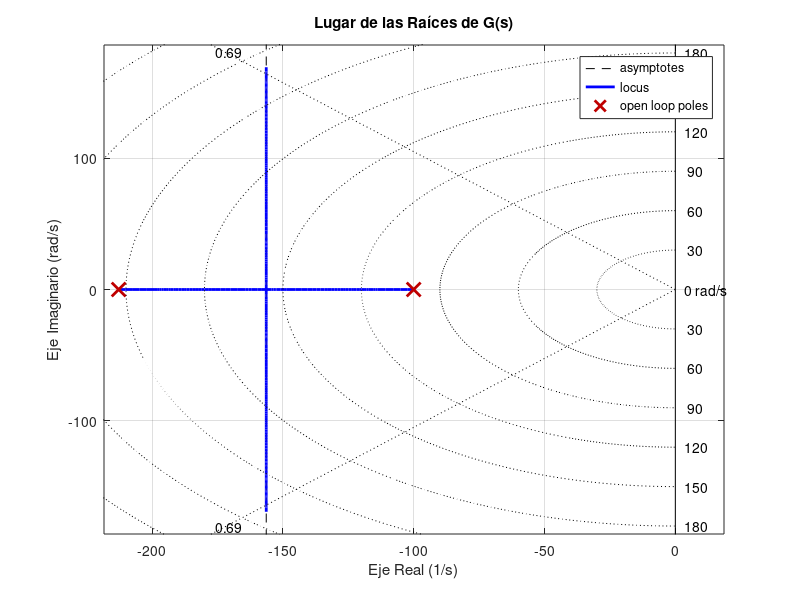

MATLAB code for this plot: (Note: this script raises an error after producing the figure.)
%% Trabajo de Laboratorio Integrador - Sistemas de Control
% TP de Laboratorio 2: Desarrollo de Controladores (P y PI)
clear; clc; close all;

%% Rutas
script_dir = fileparts(mfilename('fullpath'));
if isempty(script_dir)
    script_dir = pwd;
end
fig_dir = fullfile(script_dir, 'figuras');
if ~exist(fig_dir, 'dir')
    mkdir(fig_dir);
end

%% =========================================================================
%% PRIMERA PARTE: CONTROL PROPORCIONAL
%% =========================================================================

%% Parámetros de la planta (Figura 1)
R1 = 100e3;          % 100 kOhm
C1 = 0.1e-6;         % 0.1 uF
tau1 = R1 * C1;      % 0.01 s

R2 = 47e3;           % 47 kOhm
C2 = 0.1e-6;         % 0.1 uF
tau2 = R2 * C2;      % 0.0047 s

s = tf('s');
G = 1 / ((tau1 * s + 1) * (tau2 * s + 1));

disp('=== Función de transferencia de la planta G(s) (sin ganancia kp) ===');
G

%% Punto 1: Lugar de las Raíces para ajuste de kp
% Graficamos el LGR de G(s) con la cota de amortiguamiento xi = 0.69 (PO <= 5%)
figure('Name', 'Lugar de las Raíces - Planta G(s)');
rlocus(G);
sgrid(0.69, []);
title('Lugar de las Raíces de G(s)');
xlabel('Eje Real (1/s)');
ylabel('Eje Imaginario (rad/s)');
grid on;

%% Punto 2: Verificación de la respuesta al escalón en lazo cerrado
kp = 1.41;
T = feedback(kp * G, 1);

info  = stepinfo(T);
y_inf = dcgain(T);
ess   = 1 - y_inf;

fprintf('\n=== PUNTO 2: MÉTRICAS DE LA RESPUESTA AL ESCALÓN (kp = %.2f) ===\n', kp);
fprintf('Sobrepaso (PO):                 %.2f %%  (Especificación: <= 5 %%)\n', info.Overshoot);
fprintf('Tiempo de establecimiento (Ts): %.4f s (%.2f ms)  (Especificación: <= 0.10 s)\n', info.SettlingTime, info.SettlingTime*1e3);
fprintf('Tiempo de pico (Tp):            %.4f s (%.2f ms)\n', info.PeakTime, info.PeakTime*1e3);
fprintf('Valor en estado estacionario:   %.4f V\n', y_inf);
fprintf('Error estacionario (ess):       %.4f (%.2f %%)  (Especificación: = 0)\n', ess, ess*100);

% Gráfico de la respuesta al escalón
fig2 = figure('Name', 'Punto 2: Respuesta al escalón (kp = 1.4)');
step(T);
grid on;
title(sprintf('Respuesta al escalón en lazo cerrado (k_p = %.2f)', kp));
xlabel('Tiempo (s)');
ylabel('Amplitud (V)');
saveas(fig2, fullfile(fig_dir, 'punto2_escalon.png'));
